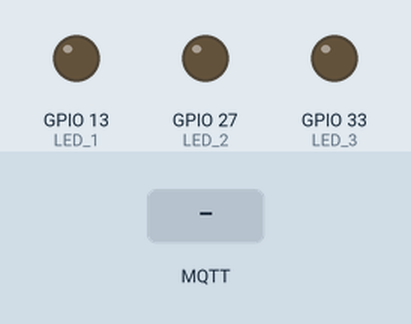
Simulated run of this sketch. Board: ESP32. Shown: output pins drawn as LEDs (lit = HIGH). Inputs (shaded band) come from the test bench. WiFi joins after 1.5 s; servers stay silent unless stated; no MQTT or app messages arrive unless stated; what the sketch prints to the serial monitor is not drawn.

Above: at 2.7 s.
2.8 s: MQTT message "1" arrives on the first subscribed topic
At 3.2 s:
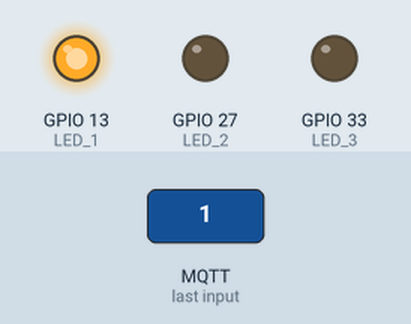
4.3 s: MQTT message "6" arrives on the first subscribed topic
At 5.5 s:
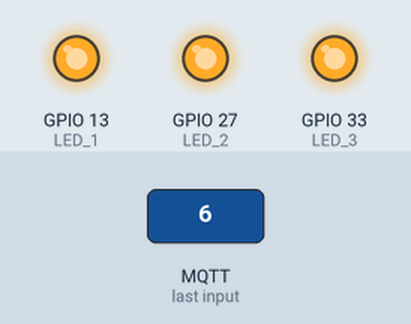
5.8 s: MQTT message "0" arrives on the first subscribed topic
At 6.7 s:
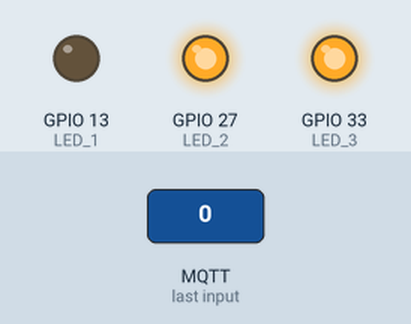
7.3 s: MQTT message "3" arrives on the first subscribed topic
At 7.8 s:
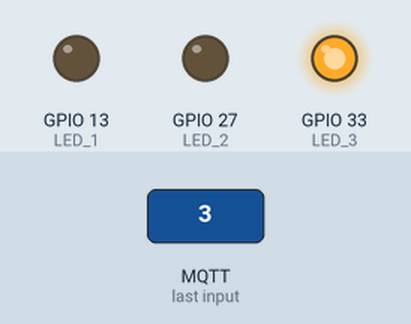
8.8 s: MQTT message "1" arrives on the first subscribed topic
At 10.0 s:
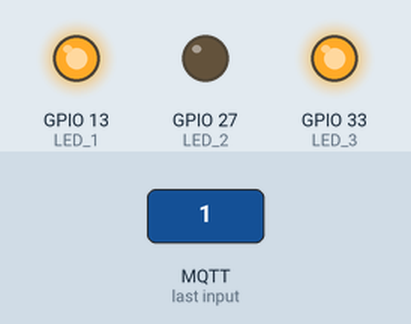
10.3 s: MQTT message "2" arrives on the first subscribed topic
At 11.4 s:
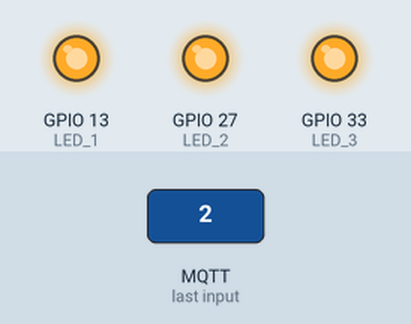
Timing chart, 0 to 12.8 s (numbered marks = the images above; inputs shaded):
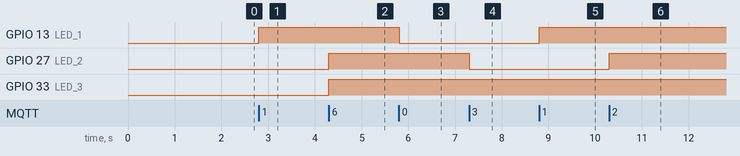

The sketch:

Chaves.ino
```cpp
#include <WiFi.h>
#include <PubSubClient.h>

// Configurações WiFi e MQTT
const char* ssid = "Cobertura";
const char* password = "Dev@!2024";
const char* mqtt_server = "10.0.0.97";
const int mqtt_port = 1885;
const char* mqtt_topic = "ComandoVoz";

// Pines dos LEDs
#define LED_1 13
#define LED_2 27
#define LED_3 33

WiFiClient espClient;
PubSubClient client(espClient);

// Função para conectar ao WiFi
void connectWiFi() {
  WiFi.begin(ssid, password);
  while (WiFi.status() != WL_CONNECTED) {
    delay(500);
    Serial.print(".");
  }
  Serial.println("\nConectado ao WiFi");
}

// Função para reconectar ao MQTT se desconectado
void reconnectMQTT() {
  while (!client.connected()) {
    Serial.print("Tentando se conectar ao MQTT...");
    if (client.connect("ESP32Client")) {
      Serial.println("Conectado ao MQTT");
      client.subscribe(mqtt_topic);  // Inscreve-se no tópico
    } else {
      Serial.print("Falhou, rc=");
      Serial.print(client.state());
      delay(2000);
    }
  }
}

// Callback para processar mensagens recebidas
void callback(char* topic, byte* payload, unsigned int length) {
  String mensagem = "";
  for (unsigned int i = 0; i < length; i++) {
    mensagem += (char)payload[i];
  }
  Serial.print("Mensagem recebida: ");
  Serial.println(mensagem);

  // Controle dos LEDs
  if (mensagem == "1") digitalWrite(LED_1, HIGH);
  else if (mensagem == "0") digitalWrite(LED_1, LOW);
  else if (mensagem == "2") digitalWrite(LED_2, HIGH);
  else if (mensagem == "3") digitalWrite(LED_2, LOW);
  else if (mensagem == "4") digitalWrite(LED_3, HIGH);
  else if (mensagem == "5") digitalWrite(LED_3, LOW);
  else if (mensagem == "6") {
    // Liga os 3 LEDs
    digitalWrite(LED_1, HIGH);
    digitalWrite(LED_2, HIGH);
    digitalWrite(LED_3, HIGH);
    Serial.println("Comando enviado: Ligar todos os LEDs");
  }
  else if (mensagem == "7") {
    // Desliga os 3 LEDs
    digitalWrite(LED_1, LOW);
    digitalWrite(LED_2, LOW);
    digitalWrite(LED_3, LOW);
    Serial.println("Comando enviado: Desligar todos os LEDs");
  }
}

void setup() {
  Serial.begin(115200);

  pinMode(LED_1, OUTPUT);
  pinMode(LED_2, OUTPUT);
  pinMode(LED_3, OUTPUT);

  connectWiFi();
  client.setServer(mqtt_server, mqtt_port);
  client.setCallback(callback);
}

void loop() {
  if (!client.connected()) {
    reconnectMQTT();
  }
  client.loop();
}
```

Measured:
- after the input at 2.8 s, GPIO 13 (LED_1): LOW → HIGH at once
- after the input at 4.3 s, GPIO 27 (LED_2), GPIO 33 (LED_3): LOW → HIGH at once
- after the input at 5.8 s, GPIO 13 (LED_1): HIGH → LOW at once
- after the input at 7.3 s, GPIO 27 (LED_2): HIGH → LOW at once
- after the input at 8.8 s, GPIO 13 (LED_1): LOW → HIGH at once
- after the input at 10.3 s, GPIO 27 (LED_2): LOW → HIGH at once
